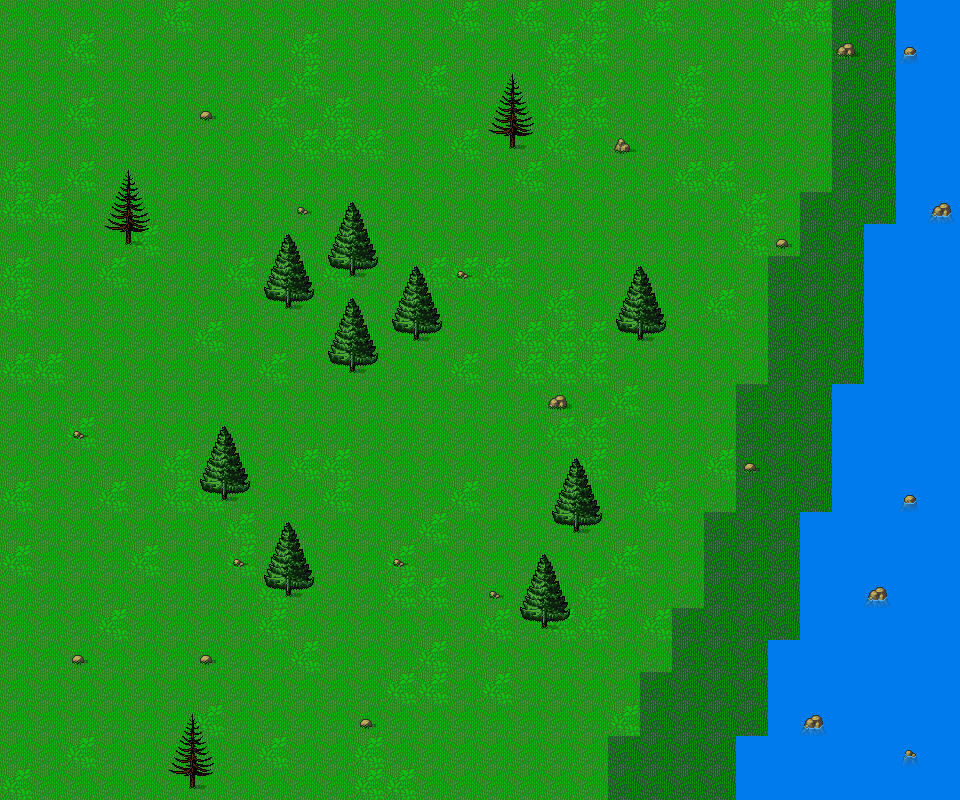

This is a level from a 2D game, rendered from its Tiled map with the project's own tilesets. A one-line summary and the map file follow, with tile-layer data summarised:
An orthogonal 30x25 tile map with 32x32 px tiles, 6 tile layers (Ground, Water, Water_ground, Tree, ...), 2 tilesets.

<map version="1.10" tiledversion="1.11.0" orientation="orthogonal" renderorder="right-down" width="30" height="25" tilewidth="32" tileheight="32" infinite="0" nextlayerid="8" nextobjectid="5">
 <tileset firstgid="1" name="Slates v.2 [32x32px orthogonal tileset by Ivan Voirol]" tilewidth="32" tileheight="32" tilecount="1288" columns="56">
  <image source="../tiles_set/Slates v.2 [32x32px orthogonal tileset by Ivan Voirol].png" width="1792" height="736" />
  <tile id="337" probability="0.2" />
 </tileset>
 <tileset firstgid="1289" source="../tiles_set/Slates v.2 [32x32px orthogonal tileset by Ivan Voirol].tsx" />
 <layer id="1" name="Ground" width="30" height="25">
  <data>[750 cells, 750 non-empty, 2 distinct tile ids]</data>
 </layer>
 <layer id="4" name="Water" width="30" height="25">
  <data>[750 cells, 97 non-empty, 1 distinct tile ids]</data>
 </layer>
 <layer id="6" name="Water_ground" width="30" height="25">
  <data>[750 cells, 73 non-empty, 1 distinct tile ids]</data>
 </layer>
 <layer id="2" name="Tree" width="30" height="25">
  <data>[750 cells, 69 non-empty, 10 distinct tile ids]</data>
 </layer>
 <layer id="7" name="Fire_tree" width="30" height="25">
  <data>[750 cells, 18 non-empty, 6 distinct tile ids]</data>
 </layer>
 <layer id="3" name="Rock" width="30" height="25">
  <data>[750 cells, 6 non-empty, 3 distinct tile ids]</data>
 </layer>
</map>
